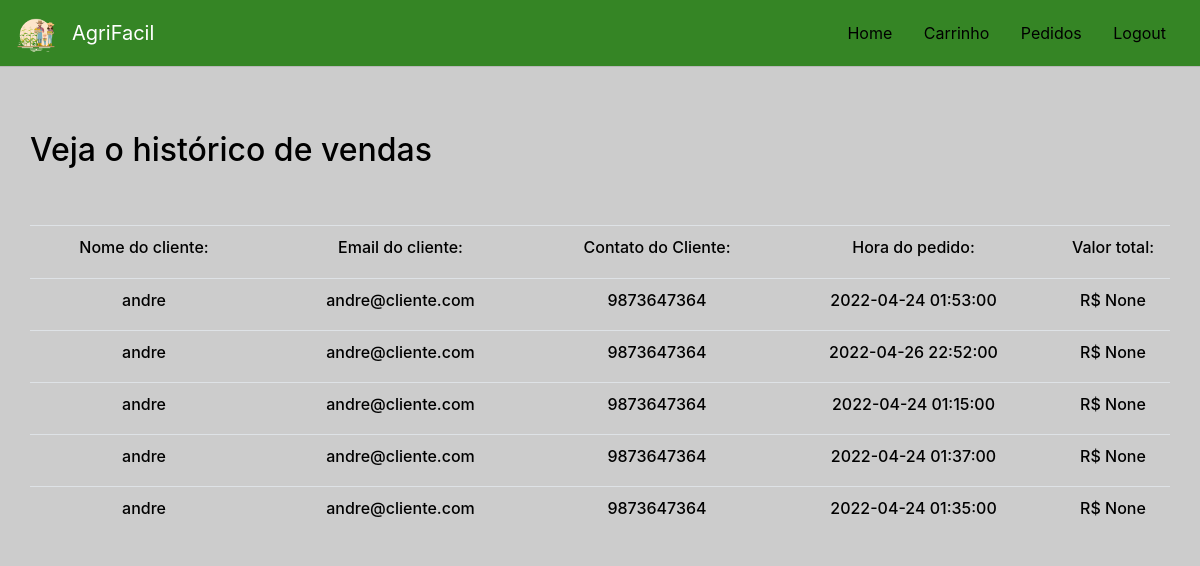
The app's page /sell-history (signed in), older data.
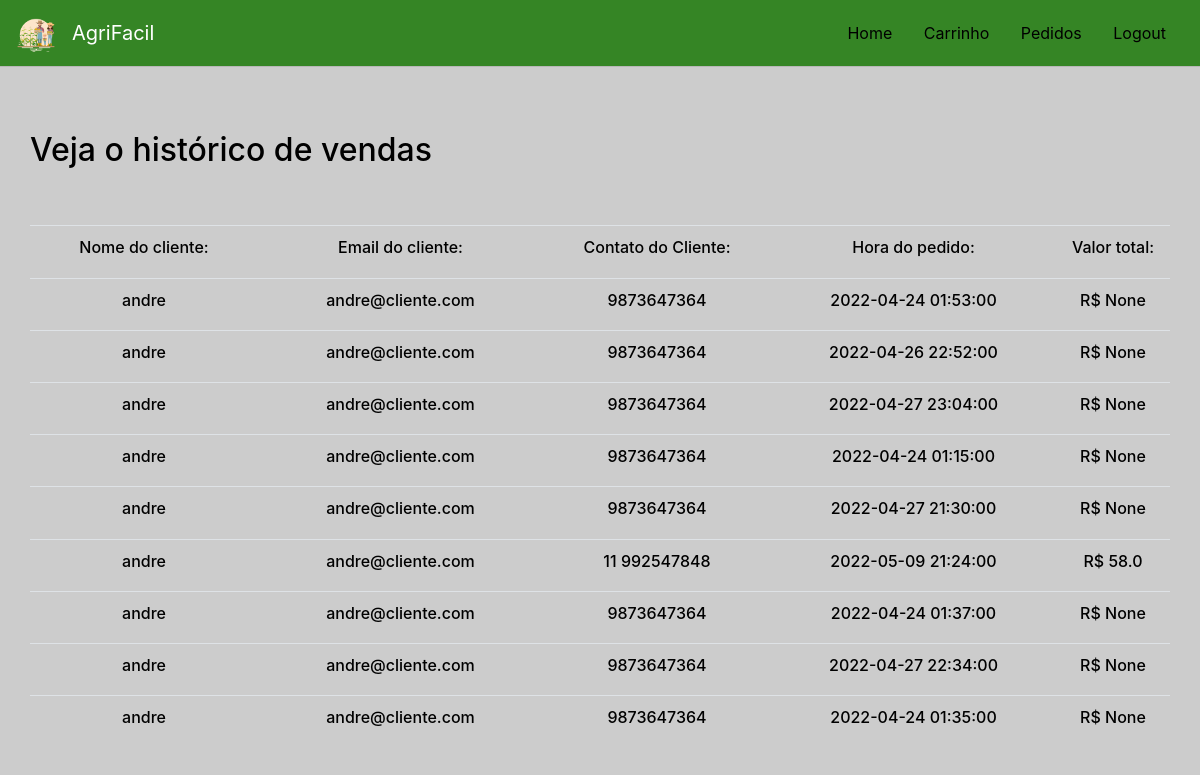
The same page, newer data.
### tables this page shows
CREATE TABLE pedido (idPedido INTEGER PRIMARY KEY AUTOINCREMENT, idProdutor INTEGER, idProduto INTEGER, quantidade INTEGER, CPF INTEGER, valor FLOAT, horario DATETIME, uuid TEXT, status_pedido TEXT, FOREIGN KEY(idProdutor) REFERENCES produtor(idProdutor), FOREIGN KEY(CPF) REFERENCES consumidor(CPF), FOREIGN KEY(idProduto) REFERENCES produto(idProduto));

### api/order.py (the view)
@app.route('/sell-history', methods=['GET', 'POST'])
def sell_history():
    sell_history = order.get_sell_history(session['id'])
    for item in sell_history:
        print(item)
    return render_template("sell_history.html", sell_history = sell_history)

### crud/order.py (called while the page is built)
def get_sell_history(id):
    with sql.connect("db/agrifacil.db") as con:
        cur = con.cursor()
        cur.execute("SELECT p.idPedido, p.valor, c.nome, c.email, c.telefone, p.horario FROM pedido p join produtor pr on (p.idProdutor = pr.idProdutor) join consumidor c on (p.CPF = c.CPF) where p.idProdutor = (?) and p.status_pedido = 'Confirmado' group by uuid",(id,))
        return cur.fetchall()

### templates/sell_history.html
{% extends "base.html" %}
{% block content %}
<main role="main">
    <div class="container" align="center">
<br/>
<br/>
        <div class="row">
        <h2 style="color:black">Veja o histórico de vendas</h2>
        </div>
<br/>
<br/>
    <div class="row" >
    <table class="table table-hover">
        <tr>
            <h6><td width="20%" style="vertical-align:middle;"><div align="center"><h6 style="color:black">Nome do cliente:</h6></div></td>
            <td></td>
            <td width="20%" style="vertical-align:middle;"><div align="center"><h6 style="color:black">Email do cliente:</h6></div></td>
            <td></td>
            <td width="20%" style="vertical-align:middle;"><div align="center"><h6 style="color:black">Contato do Cliente:</h6></div></td>
            <td></td>
            <td width="20%" style="vertical-align:middle;"><div align="center"><h6 style="color:black">Hora do pedido:</h6></div></td>
            <td></td>
            <td width="10%" style="vertical-align:middle;" ><div align="center"><h6 style="color:black">Valor total:</h6></div></td>
        </tr>
            {% for result in sell_history %}
        <tr class="item">
            <td width="20%" style="vertical-align:middle;"><div align="center"><h6 style="color:black">{{result[2]}}</h6></div></td>
            <td></td>
            <td width="10%" style="vertical-align:middle;"><div align="center"><h6 style="color:black">{{result[3]}}</h6></div></td>
            <td></td>
            <td width="10%" style="vertical-align:middle;"><div align="center"><h6 style="color:black">{{result[4]}}</h6></div></td>
            <td></td>
            <td width="10%" style="vertical-align:middle;"><div align="center"><h6 style="color:black">{{result[5]}}</h6></div></td>
            <td></td>
            <td width="10%" style="vertical-align:middle;"><div align="center"><h6 style="color:black">R$ {{result[1]}}</h6></div></td>
        </tr>
            {% endfor %}
    </table>
    <br/>
        </div>
    </div>
</main>
  {% endblock %}

### templates/base.html (shortened to what this page needs)
<html>
    <head>
        <link rel="stylesheet" href="https://cdn.jsdelivr.net/npm/bootstrap@4.1.3/dist/css/bootstrap.min.css">
    </head>
    <body style="background-color:#ccc">
    <div class="row">
        <div class ="col-12" style= "min-height: 50px">
            <nav class="navbar navbar-expand-lg navbar-dark fixed-top justify-content-between" style="background-color:#358525">
                <a class="navbar-brand" href="/">
                    <img src="/static/images/logo.jpeg" alt="AgriFacil" height="40px" />
                </a>
                <ul class="navbar-nav mr-auto">
                    <li>
                    <a class="navbar-brand" href="/">AgriFacil</a>
                </ul>
                &nbsp;&nbsp;<a style ="color:black; "href="/">Home</a>&nbsp;&nbsp;&nbsp;&nbsp;
                &nbsp;&nbsp;<a style ="color:black; "href="/shop_car">Carrinho</a>&nbsp;&nbsp;&nbsp;&nbsp;
                &nbsp;&nbsp;<a style ="color:black; "href="/order_status">Pedidos</a>&nbsp;&nbsp;&nbsp;&nbsp;
                &nbsp;&nbsp;<a style = "color:black;" href="/logout">Logout</a>&nbsp;&nbsp;&nbsp;&nbsp;
            </nav>
        </div>
        <div class ="col-12">
            <hr>{% block content %}{% endblock %}</hr>
        </div>
    </div>
    </body>
</html>

Row changes from the older to the newer data that the page shows:
added pedido: result "andre", result "andre@cliente.com", result "9873647364", horario "2022-04-27 23:04:00", result "None"
added pedido: result "andre", result "andre@cliente.com", result "9873647364", horario "2022-04-27 21:30:00", result "None"
added pedido: result "andre", result "andre@cliente.com", result "11 992547848", horario "2022-05-09 21:24:00", valor "58.0"
added pedido: result "andre", result "andre@cliente.com", result "9873647364", horario "2022-04-27 22:34:00", result "None"
